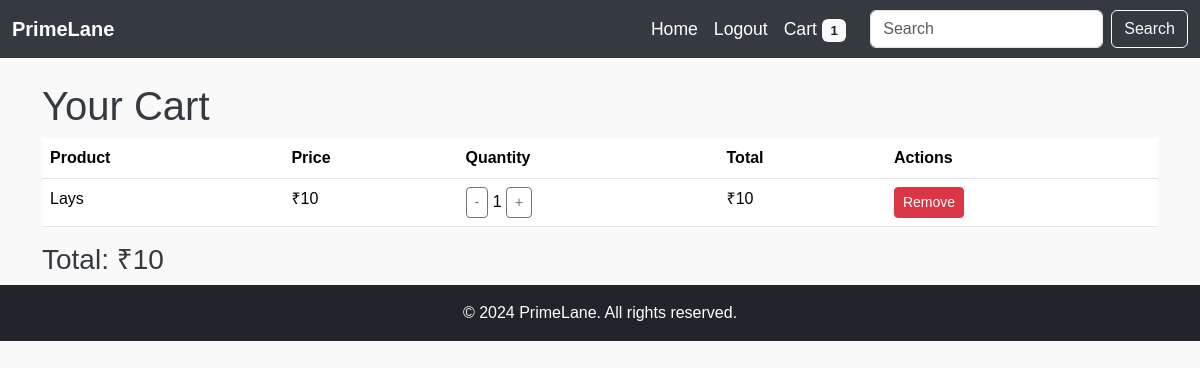
The page /cart/ (signed in) on the database as committed earlier.
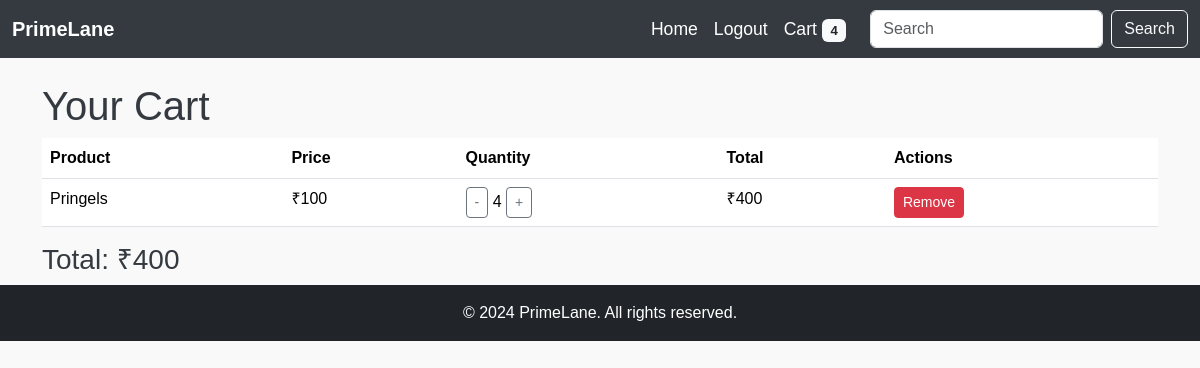
The same page on the database as committed later.
### app/models.py (models this page shows)
class ShoppingCart(Base):
    __tablename__ = 'shopping_carts'
    cart_id = Column(Integer, primary_key=True, autoincrement=True)
    user_id = Column(Integer, ForeignKey('users.user_id'))
    product_id = Column(Integer, ForeignKey('products.product_id'))
    cart_quantity = Column(Integer, default=1)
    created_at = Column(DateTime, default=get_ist_time)
    updated_at = Column(DateTime, default=get_ist_time, onupdate=get_ist_time)
    user = relationship("User", back_populates="shopping_carts")
    product = relationship("Product", back_populates="shopping_carts")

class Product(Base):
    __tablename__ = 'products'
    product_id = Column(Integer, primary_key=True, autoincrement=True)
    product_name = Column(String(100), nullable=False)
    product_description = Column(String(500), nullable=True)
    product_price = Column(Integer, nullable=False)
    product_quantity = Column(Integer, nullable=False)
    category_id = Column(Integer, ForeignKey('categories.category_id'))
    created_at = Column(DateTime, default=get_ist_time)
    updated_at = Column(DateTime, default=get_ist_time, onupdate=get_ist_time)
    image_url = Column(String(200), nullable=True)
    category = relationship('Category', back_populates='products')
    order_products = relationship('OrderProduct', back_populates='product')
    shopping_carts = relationship('ShoppingCart', back_populates='product')

### app/routes.py (the view)
@main.route('/cart/')
def view_cart():
    user_id = session.get('user_id')
    if not user_id:
        flash("Please log in to view your cart", "warning")
        return redirect(url_for('auth.login'))
    db_session = get_session()
    products_in_cart = db_session.query(ShoppingCart).filter_by(user_id=user_id).all()
    total_price = sum(item.product.product_price * item.cart_quantity for item in products_in_cart)
    cart_count = sum(item.cart_quantity for item in products_in_cart)
    return render_template('cart.html', products_in_cart=products_in_cart, total_price=total_price, cart_count=cart_count)

### app/__init__.py (called while the page is built)
def create_app():
    app = Flask(__name__)
    app.config.from_object('config.Config')
    init_db()
    @app.before_request
    def before_request():
        g.rupee_symbol = '₹'
    Migrate(app, engine)
    app.register_blueprint(main)
    app.register_blueprint(admin, url_prefix='/admin')
    app.register_blueprint(auth)
    Base.metadata.create_all(engine)
    app.config['SECRET_KEY'] = 'secret_key'
    return app

### app/routes.py (called while the page is built)
@main.before_request
def before_request():
    user_id = session.get('user_id')
    if user_id:
        db_session = get_session()
        products_in_cart = db_session.query(ShoppingCart).filter_by(user_id=user_id).all()
        cart_count = sum(item.cart_quantity for item in products_in_cart)
        g.cart_count = cart_count
    else:
        g.cart_count = 0

### db/engine.py (called while the page is built)
def get_session():
    return Session()

### app/templates/cart.html (shortened to what this page needs)
{% extends 'base.html' %}
{% block content %}
    <h1>Your Cart</h1>
    {% if products_in_cart %}
        <table class="table">
            <thead>
                <tr>
                    <th>Product</th>
                    <th>Price</th>
                    <th>Quantity</th>
                    <th>Total</th>
                    <th>Actions</th>
                </tr>
            </thead>
            <tbody>
                {% for item in products_in_cart %}
                    <tr>
                        <td>{{ item.product.product_name }}</td>
                        <td>{{ g.rupee_symbol }}{{ item.product.product_price }}</td>
                        <td>
                            <form method="POST" action="{{ url_for('main.update_cart', cart_id=item.cart_id) }}">
                                <button type="submit" name="action" value="decrease" class="btn btn-sm btn-outline-secondary">-</button>
                                <span>{{ item.cart_quantity }}</span>
                                <button type="submit" name="action" value="increase" class="btn btn-sm btn-outline-secondary">+</button>
                            </form>
                        </td>
                        <td>{{ g.rupee_symbol }}{{ item.product.product_price * item.cart_quantity }}</td>
                        <td>
                            <form method="POST" action="{{ url_for('main.remove_from_cart', cart_id=item.cart_id) }}">
                                <button type="submit" class="btn btn-danger btn-sm">Remove</button>
                            </form>
                        </td>
                    </tr>
                {% endfor %}
            </tbody>
        </table>
        <h3>Total: {{ g.rupee_symbol }}{{ total_price }}</h3>
    {% else %}
        <p>Your cart is empty.</p>
    {% endif %}
{% endblock %}

### app/templates/base.html (shortened to what this page needs)
<!DOCTYPE html>
<html lang="en">
<head>
    <link href="https://cdnjs.cloudflare.com/ajax/libs/font-awesome/6.0.0-beta3/css/all.min.css" rel="stylesheet">
    <link href="https://cdn.jsdelivr.net/npm/bootstrap@5.3.3/dist/css/bootstrap.min.css" rel="stylesheet">
    <link rel="stylesheet" href="{{ url_for('static', filename='css/main.css') }}">
</head>
<body>
<nav class="navbar navbar-expand-lg navbar-dark bg-dark">
    <div class="container-fluid">
        <a class="navbar-brand" href="{{ url_for('main.home') }}">PrimeLane</a>
        <div class="collapse navbar-collapse" id="navbarNav">
            <ul class="navbar-nav ms-auto">
                <li class="nav-item">
                    <a class="nav-link {% if request.endpoint == 'main.home' %}active{% endif %}" href="{{ url_for('main.home') }}">Home</a>
                </li>
                {% if 'user_id' not in session %}
                    <li class="nav-item">
                        <a class="nav-link {% if request.endpoint == 'auth.login' %}active{% endif %}" href="{{ url_for('auth.login') }}">Login</a>
                    </li>
                    <li class="nav-item">
                        <a class="nav-link {% if request.endpoint == 'auth.register' %}active{% endif %}" href="{{ url_for('auth.register') }}">Register</a>
                    </li>
                {% else %}
                    <li class="nav-item">
                        <a class="nav-link" href="{{ url_for('auth.logout') }}">Logout</a>
                    </li>
                    <li class="nav-item">
                        <a class="nav-link" href="{{ url_for('main.view_cart') }}">
                            Cart
                            {% if 'user_id' in session %}
                                <span class="badge bg-light text-dark">
                                    {{ g.cart_count }}
                                </span>
                            {% else %}
                                <span class="badge bg-light text-dark">0</span>
                            {% endif %}
                        </a>
                    </li>
                {% endif %}
            </ul>
            <form class="d-flex ms-3" action="{{ url_for('main.search') }}" method="GET">
                <input class="form-control me-2" type="search" name="query" placeholder="Search" aria-label="Search">
                <button class="btn btn-outline-light" type="submit">Search</button>
            </form>
        </div>
    </div>
</nav>
    <main class="container mt-4">
        {% block content %}{% endblock %}
    </main>
    <footer class="bg-dark text-white text-center py-3">
        <div class="container">
            <p>&copy; 2024 PrimeLane. All rights reserved.</p>
        </div>
    </footer>
</body>
</html>

### app/static/css/main.css (style rules this page uses)
body { background-color: #f9f9f9; font-family: Arial, sans-serif; color: #343a40; margin: 0; padding: 0; }
a { text-decoration: none; }
.navbar { background-color: #343a40 !important; }
.navbar-brand { font-weight: bold; color: #ffffff !important; }
.navbar-nav .nav-link { color: #ffffff !important; font-size: 1.1rem; font-weight: 500; }
footer { background-color: #343a40; color: #ffffff; padding: 1rem 0; }
footer p { margin: 0; }

Rows that differ between the two databases and show on the page:
removed ShoppingCart: product.product_name "Lays", rupee_symbol "₹", product.product_price "10", cart_quantity "1", item.product.product_price*item.cart_quantity "10"
added ShoppingCart: product.product_name "Pringels", rupee_symbol "₹", product.product_price "100", cart_quantity "4", item.product.product_price*item.cart_quantity "400"
Other text that changed with them:
{{ g.cart_count }}: "1" → "4"
{{ total_price }}: "10" → "400"
